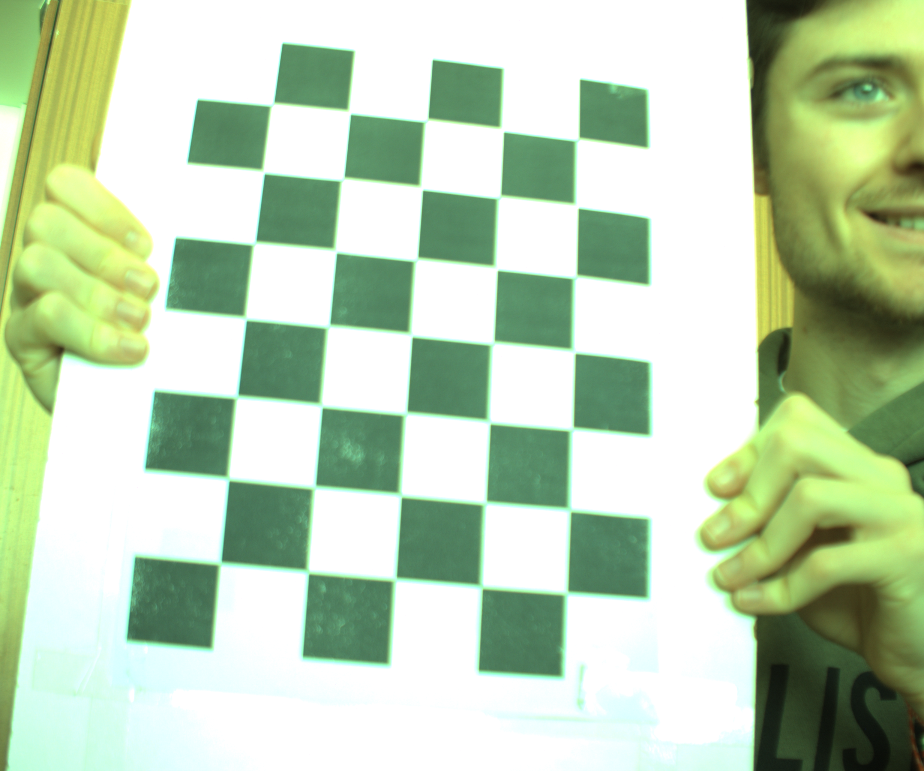
#> input picture SecondProject/photos/photo_0001.png, 924 x 771 px; its folder holds only this picture in this run
$ python assigment2.py
#> lines starting #> are read from the running program, lines starting #| are printed output that depends on the picture; after the words box and inside, x2 and y2 are one past the last pixel; in counts of white or black regions, pixels touching at a corner belong together
import numpy as np
import cv2 as cv
import glob
import pickle
import os

# termination criteria
criteria = (cv.TERM_CRITERIA_EPS + cv.TERM_CRITERIA_MAX_ITER, 30, 0.001)

# prepare object points, like (0,0,0), (1,0,0), (2,0,0) ....,(6,5,0)
objp = np.zeros((7*5,3), np.float32)
objp[:,:2] = np.mgrid[0:7,0:5].T.reshape(-1,2)

# Arrays to store object points and image points from all the images.
objpoints = [] # 3d point in real world space
imgpoints = [] # 2d points in image plane.

images = glob.glob('SecondProject/photos/*.png')

for fname in images:
    img = cv.imread(fname)
#> img is the input picture: shape (771, 924, 3); mean B, G, R 178.1, 208.6, 188.1
    gray = cv.cvtColor(img, cv.COLOR_BGR2GRAY)
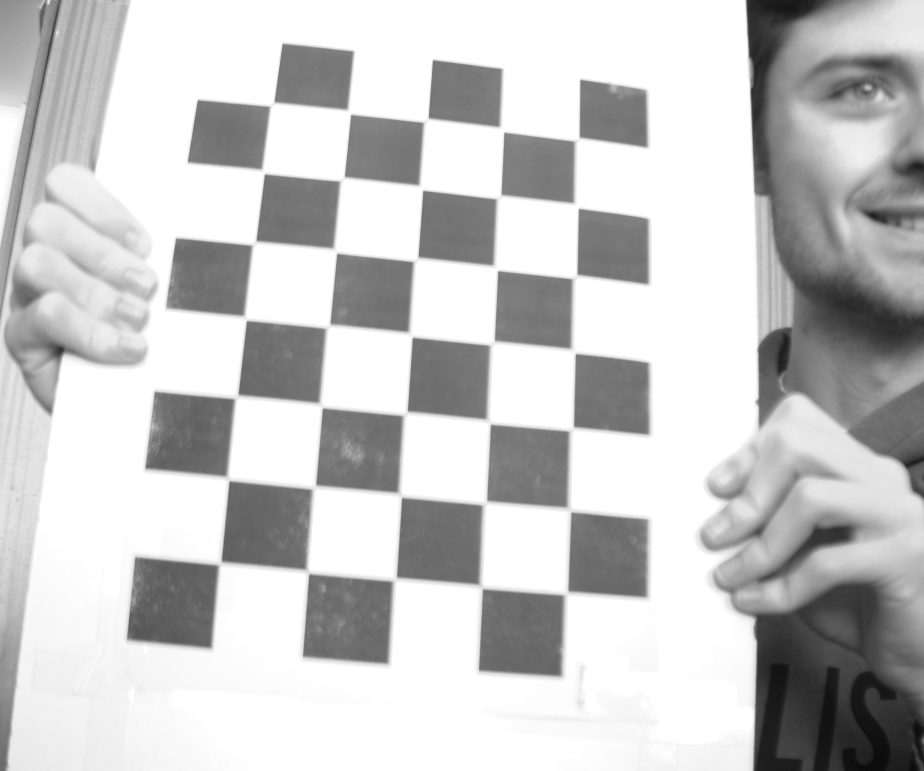
#> gray: shape (771, 924); min 10, max 255, mean 199

    # Find the chess board corners
    ret, corners = cv.findChessboardCorners(gray, (7,5), None)
#> ret = True; corners = 35 rows, first 8: [220, 564], [227.5, 478], [236.5, 397], [244.5, 318], [254, 243], [262.5, 171.5], [272, 104], [307.5, 571]
    print(ret)
#| True
    print("foto" + fname)
    # If found, add object points, image points (after refining them)
    if ret == True:
        objpoints.append(objp)

        corners2 = cv.cornerSubPix(gray,corners, (11,11), (-1,-1), criteria)
#> corners2 = 35 rows, first 8: [220.1, 563.2], [228.3, 479.1], [236.6, 396.8], [245.5, 318.6], [254.3, 243.1], [263.5, 172.1], [272.3, 104.1], [307.8, 572]
        imgpoints.append(corners2)

        # Draw and display the corners
        cv.drawChessboardCorners(img, (7,5), corners2, ret)
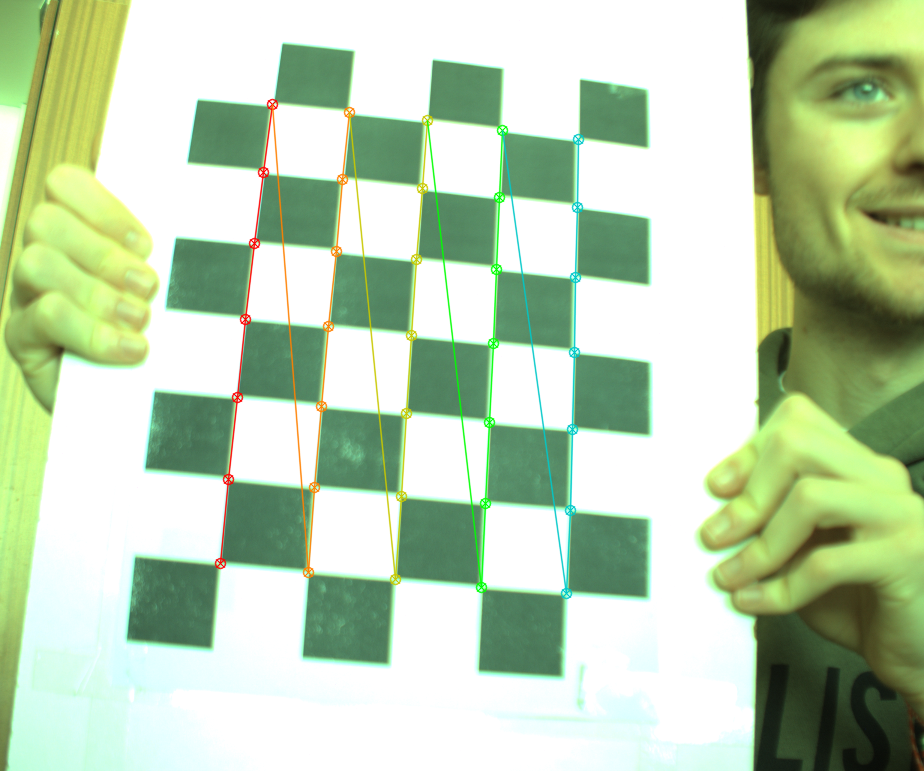
#> img: shape (771, 924, 3); 2.16% of pixels changed, all inside (x1, y1, x2, y2) = (214, 98, 585, 600)
        cv.imshow('img', img)
        cv.waitKey(250)

ret, mtx, dist, rvecs, tvecs = cv.calibrateCamera(objpoints, imgpoints, gray.shape[::-1], None, None)
#> ret = 0.392; mtx = [[1199.1, 0, 402.1], [0, 1187.9, 436.2], [0, 0, 1]]; dist = [[-0.0139, -6.56, -0.0114, 0.0139, 41.78]]; rvecs = ([-0.131, -0.307, -1.48],); tvecs = ([-2.07, 1.46, 13.38],)


ruta_archivo = os.path.join('SecondProject/savedata', 'mtx.npy')
np.save(ruta_archivo, mtx)

path1 = os.path.join('SecondProject/photos', 'photo_0005.png')
img = cv.imread(path1, cv.IMREAD_COLOR)
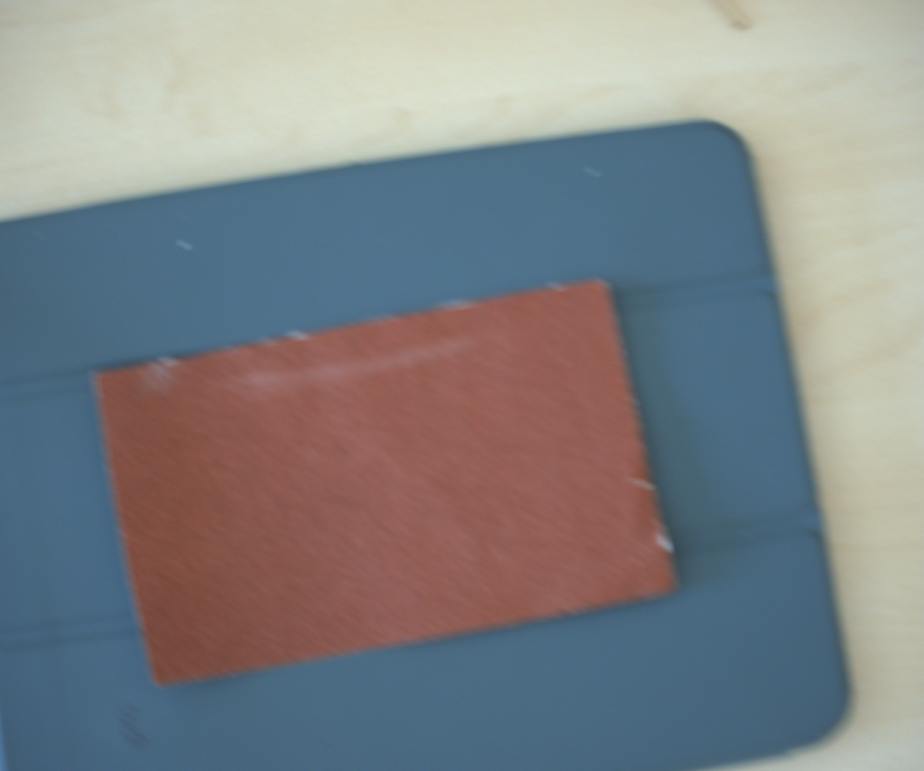
#> input picture SecondProject/ColorFilter/photo_0005.png, 924 x 771 px, found by its file name
#> img is the input picture: shape (771, 924, 3); mean B, G, R 134, 131.6, 128.8
h = img.shape[0]
#> h = 771
w = img.shape[1]
#> w = 924
newcameramtx, roi = cv.getOptimalNewCameraMatrix(mtx, dist, (w,h), 1, (w,h))
#> newcameramtx = [[1205.2, 0, 420.4], [0, 1163.1, 429.4], [0, 0, 1]]; roi = (82, 202, 617, 471)

# undistort
dst = cv.undistort(img, mtx, dist, None, newcameramtx)
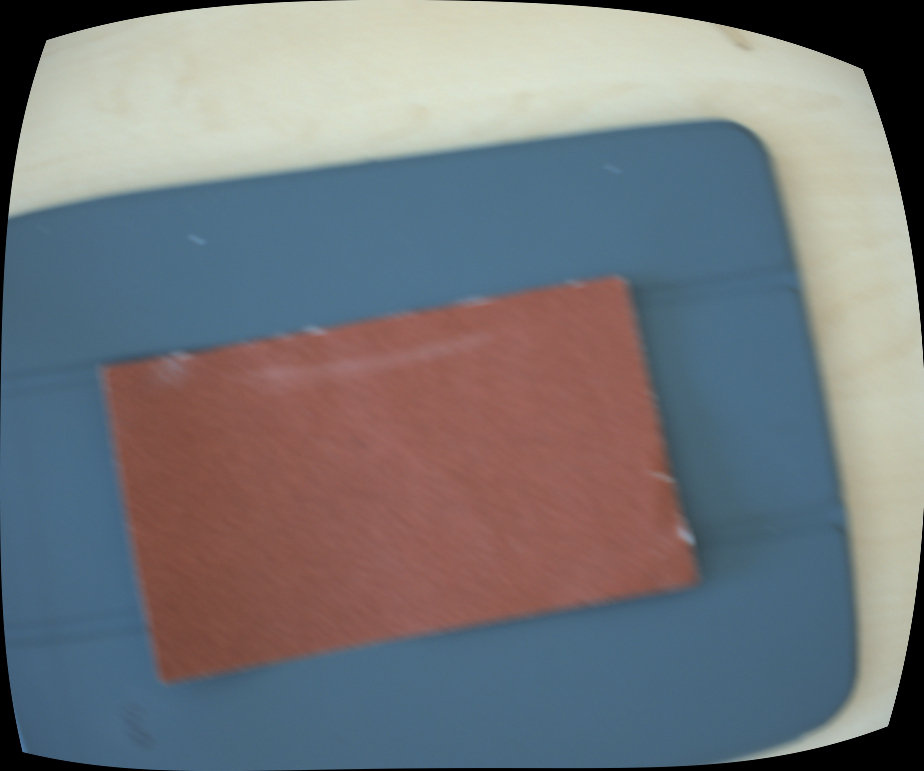
#> dst: shape (771, 924, 3); mean B, G, R 122.8, 119, 116.2

ruta_archivo = os.path.join('SecondProject/savedata', 'newcameramtx.npy')
np.save(ruta_archivo,dist)
ruta_archivo = os.path.join('SecondProject/savedata', 'newcameramtxreal.npy')
np.save(ruta_archivo,newcameramtx)
# crop the image
x, y, w, h = roi
#> x = 82; y = 202; w = 617; h = 471
dst = dst[y:y+h, x:x+w]
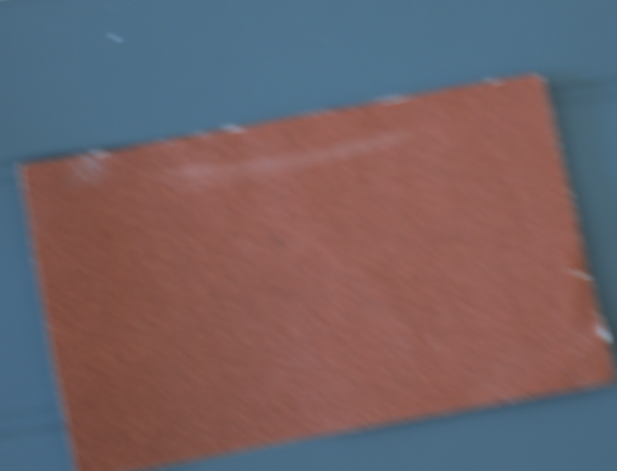
#> dst: shape (471, 617, 3); mean B, G, R 101.8, 97.8, 114.6
cv.imwrite('calibresult.png', dst)

cv.destroyAllWindows()
